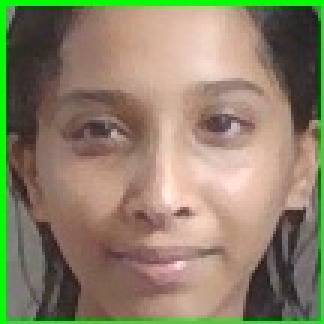
#> input picture datasets/AnannyaDebnathKVGCCRPFAGARTALAcenter_1750413975.jpg, 108 x 108 px, found by its file name (shown 3 times larger)
$ python fp_recog.py
#> lines starting #> are read from the running program, lines starting #| are printed output that depends on the picture
import cv2
import os
import numpy as np
import re

# Settings
DATASET_DIR = "datasets"
MSE_THRESHOLD = 3000  # Error threshold for matching
CONFIDENCE_THRESHOLD = 60  # Minimum match confidence in %

# Load Haar cascade
face_cascade = cv2.CascadeClassifier(cv2.data.haarcascades + 'haarcascade_frontalface_default.xml')

# Compute Mean Squared Error
def mse(img1, img2):
    img1 = cv2.resize(img1, (100, 100))
    img2 = cv2.resize(img2, (100, 100))
    err = np.sum((img1.astype("float") - img2.astype("float")) ** 2)
    err /= float(img1.shape[0] * img1.shape[1])
    return err

# Load known faces from dataset folder
def load_known_faces():
    known_faces = []
    known_names = []
    known_colleges = []

    for filename in os.listdir(DATASET_DIR):
        if filename.endswith(".jpg"):
            match = re.match(r"([A-Za-z]+)([A-Za-z]+)(center|left|right|up|down)_\d+\.jpg", filename)
            if match:
                name = match.group(1)
                college = match.group(2)
                path = os.path.join(DATASET_DIR, filename)

                img = cv2.imread(path)
#> img is the input picture: shape (108, 108, 3); mean B, G, R 105.2, 129.6, 140.4
                gray = cv2.cvtColor(img, cv2.COLOR_BGR2GRAY)
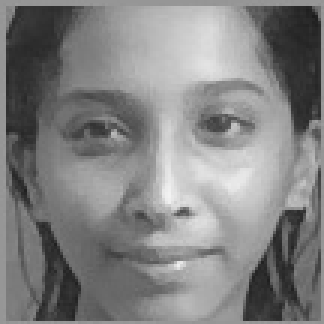
#> gray: shape (108, 108) (shown 3 times larger); min 28, max 242, mean 130
                faces = face_cascade.detectMultiScale(gray, 1.3, 5)
#> faces = [[10, 10, 89, 89]]
                if len(faces) > 0:
                    (x, y, w, h) = max(faces, key=lambda r: r[2] * r[3])
#> x = 10; y = 10; w = 89; h = 89
                    face_img = gray[y:y + h, x:x + w]
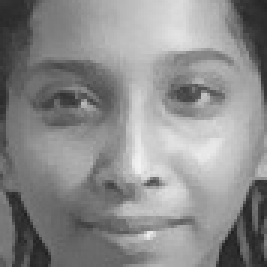
#> face_img: shape (89, 89) (shown 3 times larger); min 31, max 242, mean 139.1
                    known_faces.append(face_img)
                    known_names.append(name)
                    known_colleges.append(college)
#> pass 2 of the loop in load_known_faces, `for filename in os.listdir(DATASET_DIR):`:
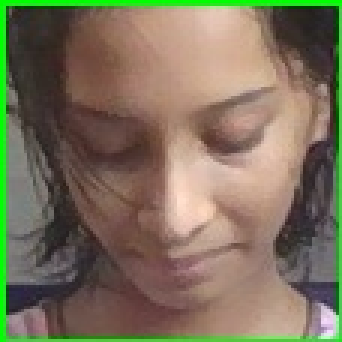
#> input picture datasets/AnannyaDebnathKVGCCRPFAGARTALAdown_1750414001.jpg, 114 x 114 px, found by its file name (shown 3 times larger)
#> in load_known_faces, img is the input picture: shape (114, 114, 3); mean B, G, R 91.5, 113.8, 123.8
#> in load_known_faces, `gray = cv2.cvtColor(img, cv2.COLOR_BGR2GRAY)`:
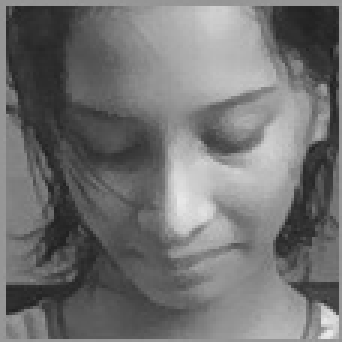
#> gray: shape (114, 114) (shown 3 times larger); min 29, max 233, mean 114.2
#> in load_known_faces, `faces = face_cascade.detectMultiScale(gray, 1.3, 5)`: faces = ()
#> pass 3 of the loop in load_known_faces, `for filename in os.listdir(DATASET_DIR):`:
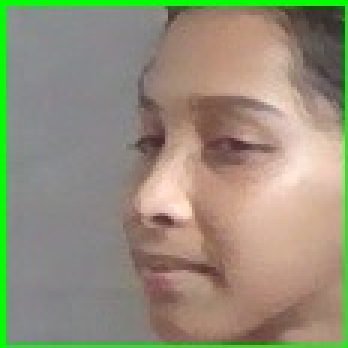
#> input picture datasets/AnannyaDebnathKVGCCRPFAGARTALAleft_1750413986.jpg, 116 x 116 px, found by its file name (shown 3 times larger)
#> in load_known_faces, img is the input picture: shape (116, 116, 3); mean B, G, R 121.9, 143.2, 148.3
#> in load_known_faces, `gray = cv2.cvtColor(img, cv2.COLOR_BGR2GRAY)`:
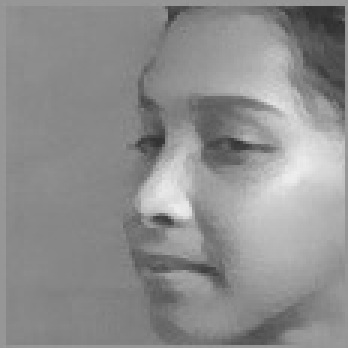
#> gray: shape (116, 116) (shown 3 times larger); min 44, max 237, mean 142.3
#> the loop made 4 passes; the first 3 are shown

    return known_faces, known_names, known_colleges

# Calculate confidence from MSE
def mse_to_confidence(error):
    return max(0, 100 - (error / MSE_THRESHOLD) * 100)

def recognize_faces():
    known_faces, known_names, known_colleges = load_known_faces()

    if not known_faces:
        print("❌ No known faces found. Run registration first.")
        return

    cap = cv2.VideoCapture(0)
    if not cap.isOpened():
        print("❌ Could not open webcam.")
        return

    print("📹 Starting recognition. Press 'q' to quit.")

    while True:
        ret, frame = cap.read()
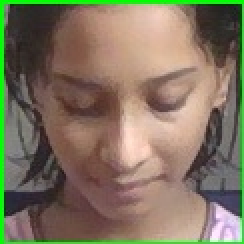
#> input picture datasets/AnannyaDebnathKVGCCRPFAGARTALAup_1750413996.jpg, 122 x 122 px, given in place of the camera (shown 2 times larger)
#> frame is the input picture: shape (122, 122, 3); mean B, G, R 95.9, 116.8, 128.3
        if not ret:
            break

        frame = cv2.flip(frame, 1)
        gray = cv2.cvtColor(frame, cv2.COLOR_BGR2GRAY)
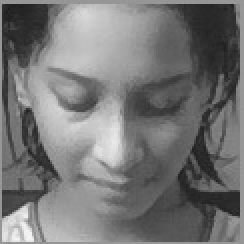
#> gray: shape (122, 122) (shown 2 times larger); min 26, max 246, mean 117.9
        faces = face_cascade.detectMultiScale(gray, 1.3, 5)
#> faces = [[7, 9, 104, 104]]

        for (x, y, w, h) in faces:
            face_img = gray[y:y + h, x:x + w]
            face_img = cv2.resize(face_img, (100, 100))

            min_error = float("inf")
            best_index = -1

            for i, known_face in enumerate(known_faces):
                known_resized = cv2.resize(known_face, (100, 100))
                error = mse(face_img, known_resized)

                if error < min_error:
                    min_error = error
                    best_index = i

            confidence = mse_to_confidence(min_error)

            if confidence >= CONFIDENCE_THRESHOLD:
                name = known_names[best_index]
                college = known_colleges[best_index]
                label = f"{name} ({int(confidence)}%)"
                color = (0, 255, 0)
            else:
                label = "Unknown"
                college = ""
                color = (0, 0, 255)

            # Draw face box
            cv2.rectangle(frame, (x, y), (x + w, y + h), color, 2)
            cv2.rectangle(frame, (x, y - 50), (x + w, y), color, -1)

            # Text: Name and college
            cv2.putText(frame, label, (x + 5, y - 30),
                        cv2.FONT_HERSHEY_SIMPLEX, 0.7, (255, 255, 255), 2)

            if college:
                cv2.putText(frame, college, (x + 5, y - 10),
                            cv2.FONT_HERSHEY_SIMPLEX, 0.6, (255, 255, 255), 2)
#> this loop made 1 pass
#> (x, y, w, h, confidence) on pass 1: (7, 9, 104, 104, 0)
#> pass 1, in recognize_faces, `face_img = gray[y:y + h, x:x + w]`:
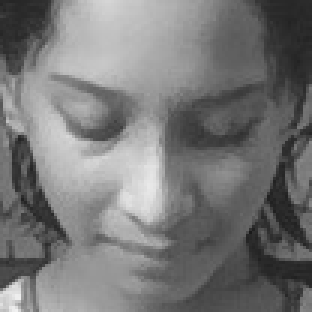
#> face_img: shape (104, 104) (shown 3 times larger); min 26, max 240, mean 119.3
#> pass 1, in mse (call 2), `img2 = cv2.resize(img2, (100, 100))`:
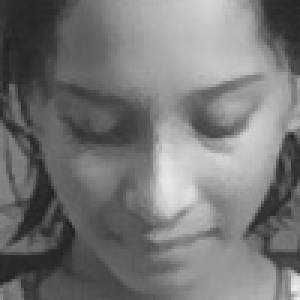
#> img2: shape (100, 100) (shown 3 times larger); min 27, max 237, mean 118.2
#> after the loop:
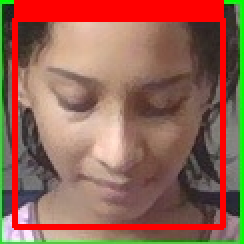
#> frame: shape (122, 122, 3) (shown 2 times larger); mean B, G, R 83.7, 100.2, 148.5

        cv2.imshow("Face Recognition (OpenCV)", frame)
        if cv2.waitKey(1) & 0xFF == ord('q'):
#> (key q is pressed here)
            break

    cap.release()
    cv2.destroyAllWindows()
    print("✅ Recognition ended.")

if __name__ == "__main__":
    recognize_faces()
